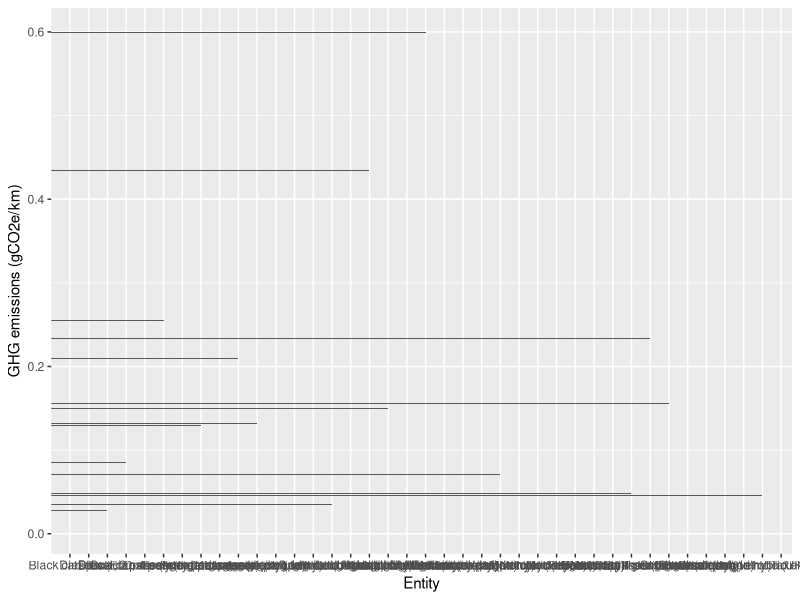
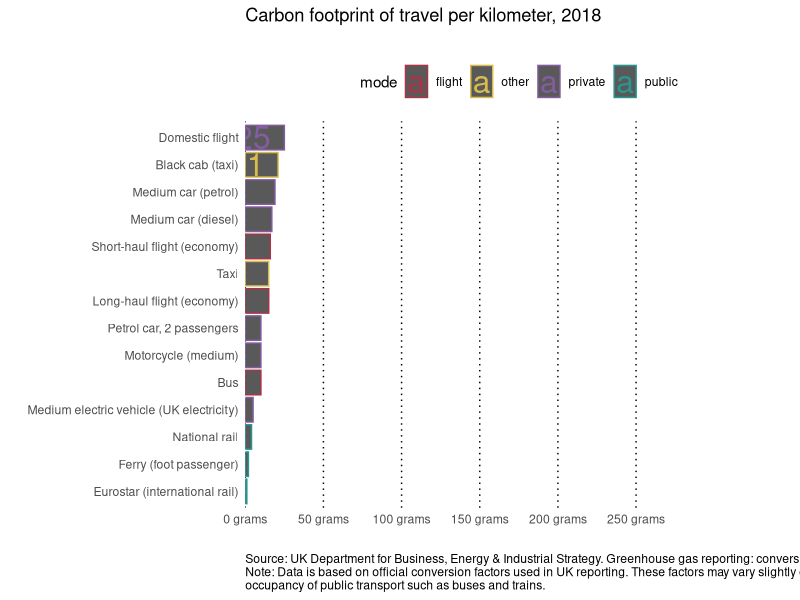

These figures' R source, in order:
########################################
#            CLASS ACTIVITY            #
########################################

# Your goal is to match this graph as closely as possible:
# https://ourworldindata.org/grapher/carbon-footprint-travel-mode?tab=chart&stackMode=absolute&region=World

# make sure you load the packages you need
library(tidyverse)
library(ggplot2)

# you'll need to download the data from the website first
carbon <- read_csv("./Classactivity/carbon-footprint-travel-mode.csv")

View(carbon)
# an example of a very simple bar chart
carbon %>% 
  ggplot(aes(y = `GHG emissions (gCO2e/km)`, x = Entity)) +
  geom_col(orientation = "y")



########## DATA WRANGLING ##########

# these vectors will help with the graph
flights <- c("Bus",
             "Long-haul flight (economy)",
             "Short-haul flight (economy)")
public <- c("National rail",
            "Ferry (foot passenger)",
            "Eurostar (international rail)")
private <- c("Medium car (diesel)",
             "Medium car (petrol)",
             "Motorcycle (medium)",
             "Petrol car, 2 passengers",
             "Medium electric vehicle (UK electricity)",
             "Domestic flight")
chart_entities <- c("Domestic flight",
                    "Medium car (petrol)",
                    "Medium car (diesel)",
                    "Short-haul flight (economy)",
                    "Long-haul flight (economy)",
                    "Bus",
                    "Taxi",
                    "Black cab (taxi)",
                    "Motorcycle (medium)",
                    "Petrol car, 2 passengers",
                    "Medium electric vehicle (UK electricity)",
                    "National rail",
                    "Ferry (foot passenger)",
                    "Eurostar (international rail)")

# data wrangling
carbon <- carbon %>% 
  mutate(grams = round(`GHG emissions (gCO2e/km)`*100),
         mode = case_when(
           Entity %in% flights ~ "flight",
           Entity %in% public ~ "public",
           Entity %in% private ~ "private",
           TRUE ~ "other"
         ))




########## MAKE the PLOT ##########

carbon %>% 
  filter(Entity %in% chart_entities) %>% 
  
  # basic plot
  ggplot(aes(x = grams, y = reorder(Entity, grams), color = mode)) +
  geom_col() +
  
  # add labels
  labs(x = "",
       y = "",
       title = "Carbon footprint of travel per kilometer, 2018",
       subtitle = "",
       caption = "Source: UK Department for Business, Energy & Industrial Strategy. Greenhouse gas reporting: conversion factors 2019.\nNote: Data is based on official conversion factors used in UK reporting. These factors may vary slightly depending on the country, and assumed\noccupancy of public transport such as buses and trains.") +
  
  # adjust the color
  scale_color_manual(values = c("flight" = "#ab3345",
                                "private" = "#835ca2",
                                "public" = "#279792",
                                "other" = "#d9bd4c")) +
  
  # make sure the x-axis matches
  scale_x_continuous(limits = c(0,350),
                     breaks = seq(0,250,50),
                     labels = function(x){paste(x, "grams")},
                     expand = c(0,0)) +
  
  # label each bar
  geom_text(aes(label = grams), nudge_x = -20, size = 8) +
  
  # final touches
  theme_minimal() +
  theme(legend.position = "top",
        panel.grid = element_blank(),
        panel.grid.major.x = element_line(linetype = "dotted"),
        plot.caption = element_text(hjust = 0))

